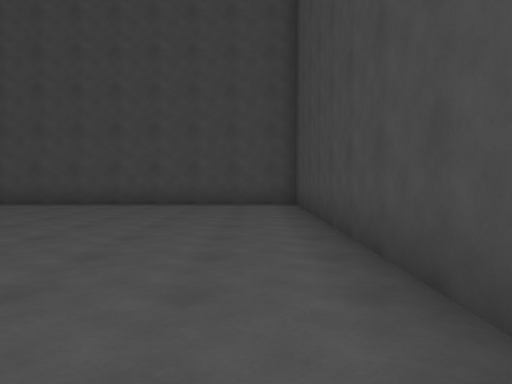
View 1 (above)

19 first-person views from a walk through a 3-D level made in the Unity game engine. The camera is 1.3 m above the floor, tilts 2° down and sees 70° across. The floor is counted in squares, 2 m on a side. Each view is taken from the middle of a square. On the plan, view 1 faces up. The plan holds only what a view shows up to about 11 squares ahead; the rest is blank. The place goes on beyond the plan. The player is left out.

View 2
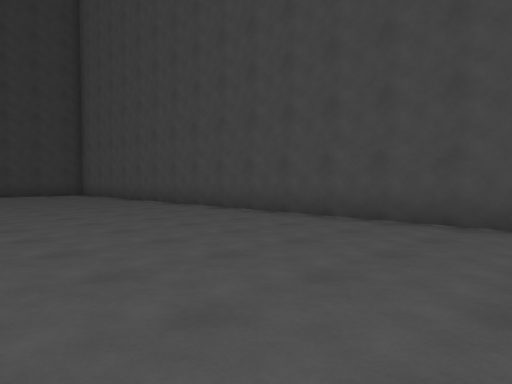

View 3
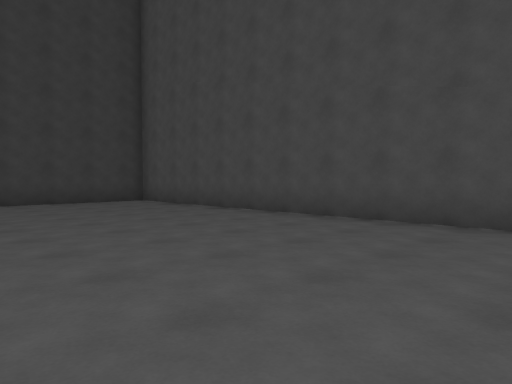

View 4
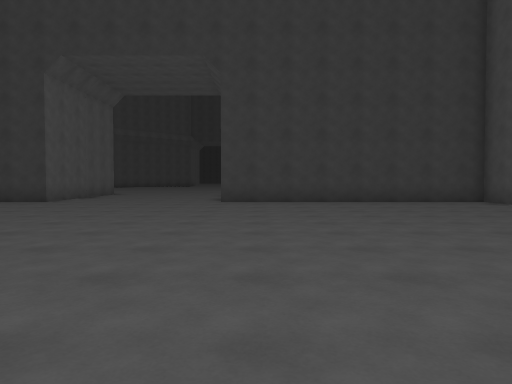

View 5
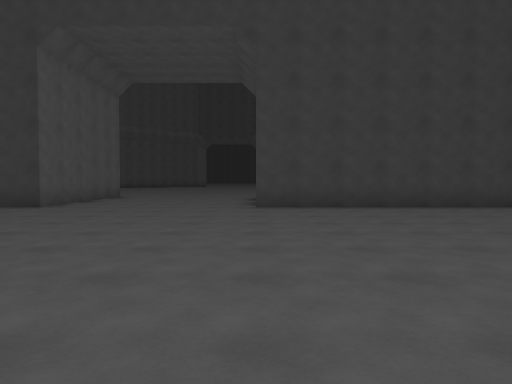

View 6
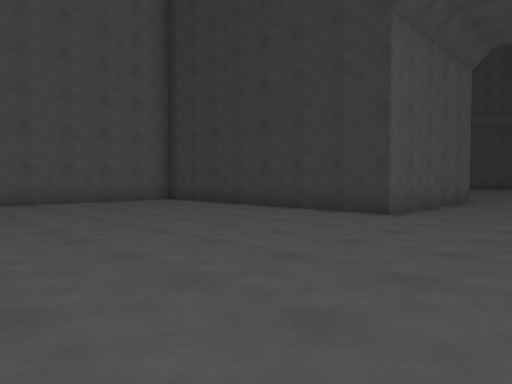

View 7
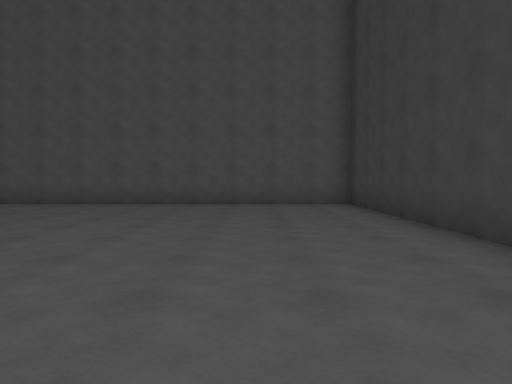

View 8
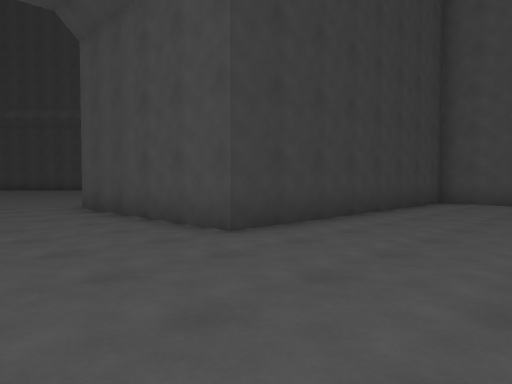

View 9
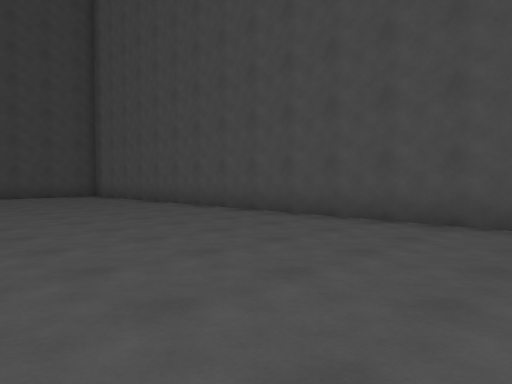

View 10
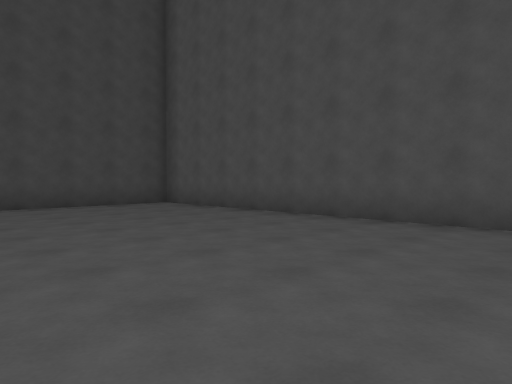

View 11
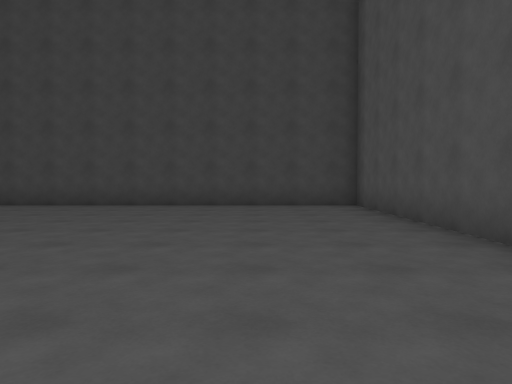

View 12
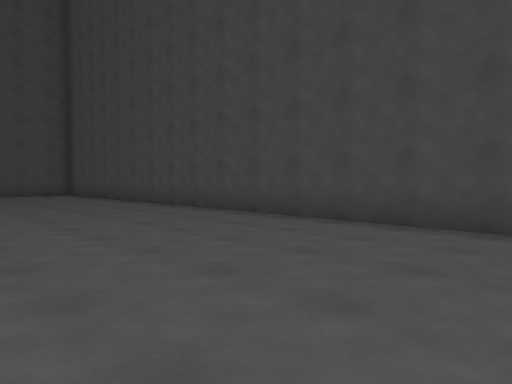

View 13
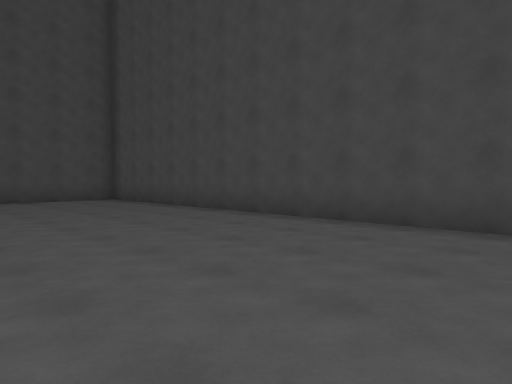

View 14
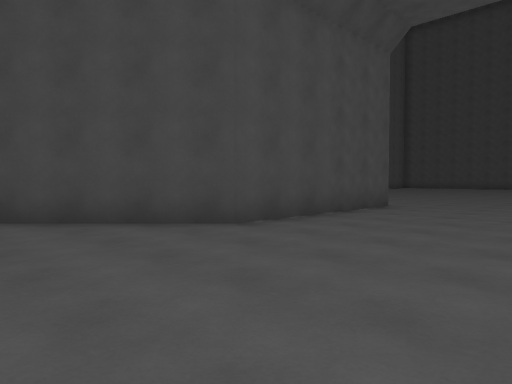

View 15
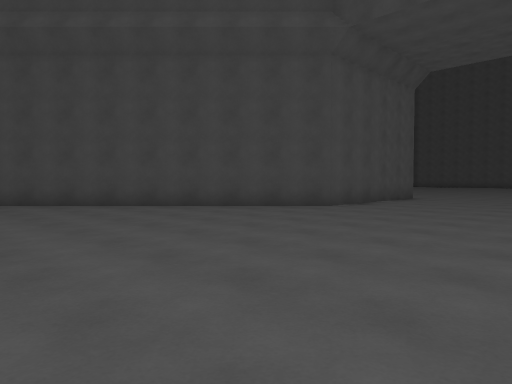

View 16
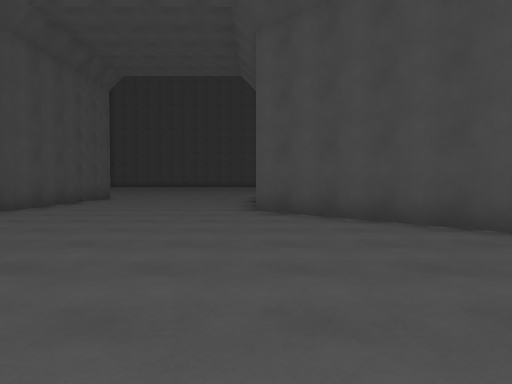

View 17
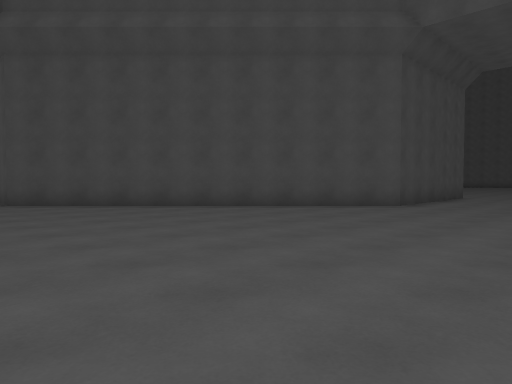

View 18
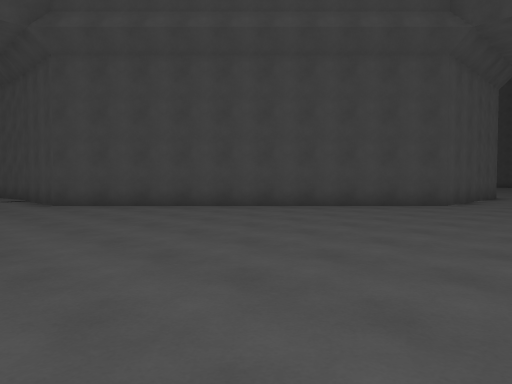

View 19
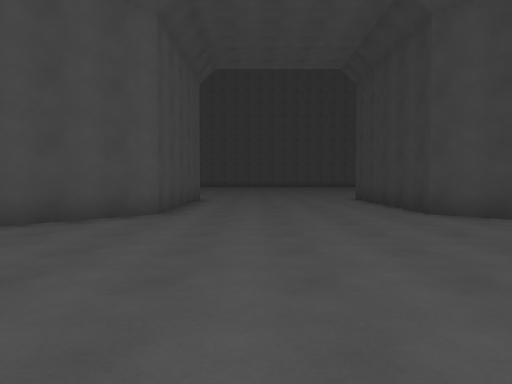

### Floor plan
Points are (right, up) in squares from view 1. A wall is a line through its corners. A room is listed if a view was taken in it or the views show most of it. See-through windows are left out.
Room 1 (views 1, 2, 3, 4, 5, 6, 7, 8, 9, 10, 11, 12, 13)
walls: (-22.4, -3) (-17.5, -3) (-17.5, -10.5) (1.1, -10.5) (1.1, 9.5) (-17.5, 9.5) (-17.5, 2) (-22.4, 2) (-23.1, 2.7)
ways out: opening at (-22.8, 0) to room 2
Room 2 (views 14, 15, 16, 17, 18, 19)
walls: (-23.1, 2.7) (-29.2, 8.8) (-29.2, 11.9); (-34.6, -9.4) (-34.2, -9.7) (-34.2, -14); (-29.2, -13.9) (-29.2, -9.8) (-22.4, -3)
ways out: opening at (-22.8, 0) to room 1

Positions as (right, up) in squares from view 1, and headings:
1: (0, 0), facing up
2: (-2, 4), facing up-left
3: (-7, 4), facing up-left
4: (-7, 3), facing left
5: (-9, 2), facing left
6: (-11, 0), facing down-left
7: (-15, -1), facing down
8: (-14, -1), facing up-left
9: (-13, -5), facing down-right
10: (-8, -5), facing down-right
11: (-8, -8), facing right
12: (-4, -6), facing up-right
13: (-4, -2), facing up-right
14: (-26, -2), facing up-right
15: (-30, -3), facing up-right
16: (-30, -3), facing right
17: (-33, -1), facing down-right
18: (-32, -1), facing up-right
19: (-31, -3), facing down
